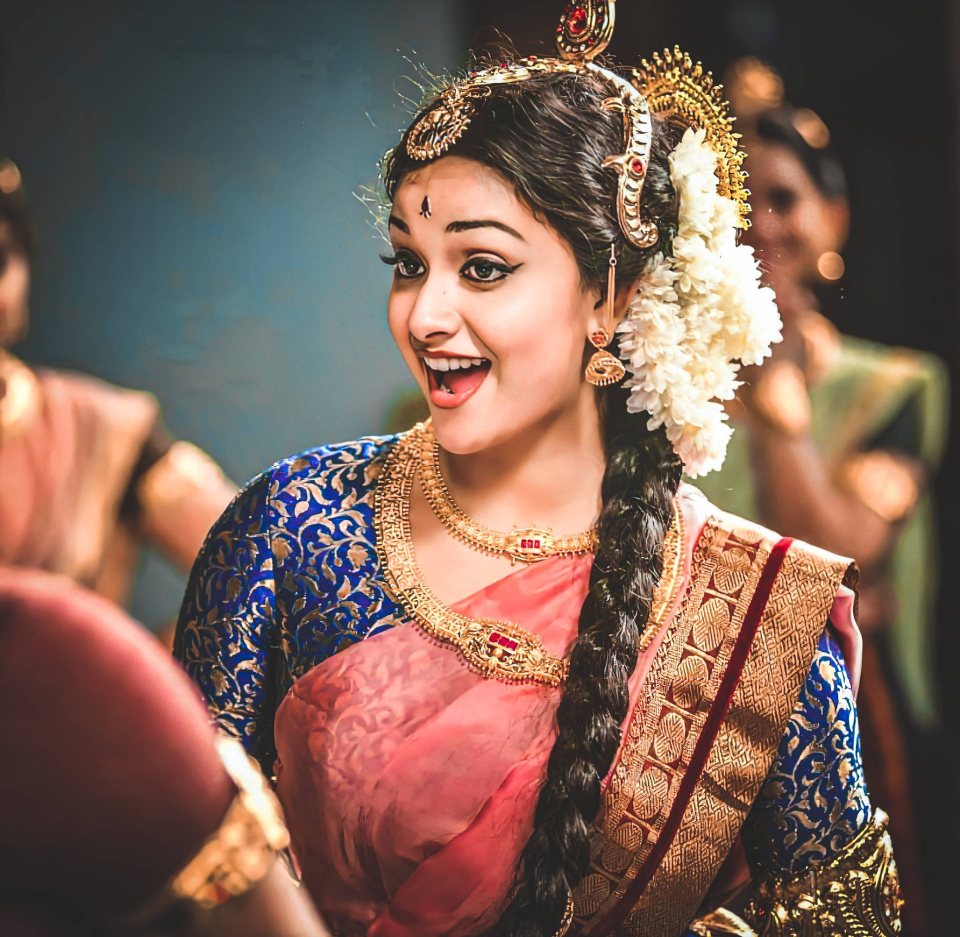
#> input picture keerthi-suresh.jpg, 1920 x 1874 px (shown at 1/2 size)
$ jupyter execute main.ipynb
#> lines starting #> are read from the running program, lines starting #| are printed output that depends on the picture
[cell 1]
import cv2
import matplotlib.pyplot as plt
import numpy as np
import random

[cell 2]
image=cv2.imread("keerthi-suresh.jpg")
#> image is the input picture: shape (1874, 1920, 3); mean B, G, R 86.7, 98.3, 125.7
image=cv2.cvtColor(image,cv2.COLOR_BGR2RGB)
plt.imshow(image)
plt.show()

[cell 3]
resized=cv2.resize(image,(256,256))
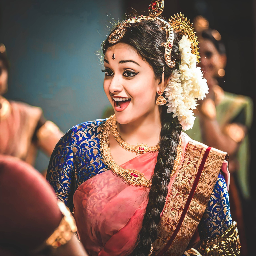
#> resized: shape (256, 256, 3); mean R, G, B 125.6, 98.3, 86.7
plt.imshow(resized)
plt.show()

[cell 4]
flip=cv2.flip(image,1)
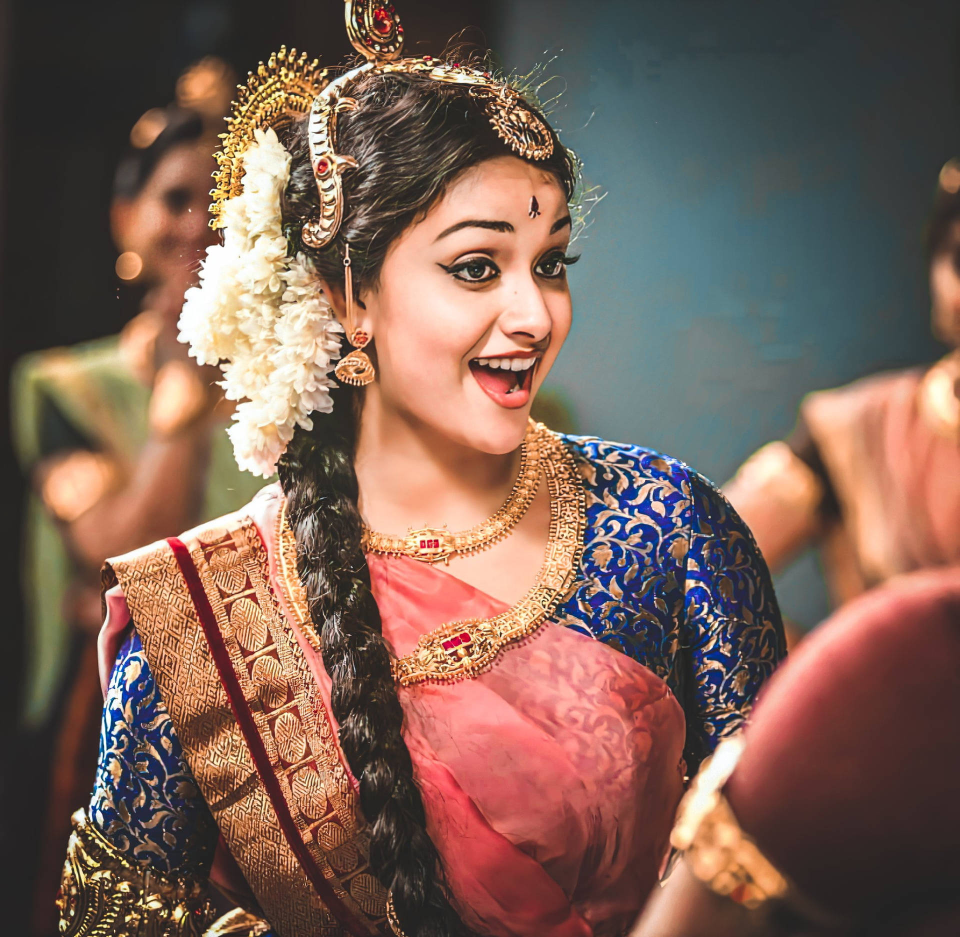
#> flip: shape (1874, 1920, 3) (shown at 1/2 size); mean R, G, B 125.7, 98.3, 86.7
plt.imshow(flip)
plt.show()

[cell 5]
blur=cv2.GaussianBlur(image,(55,55),0)
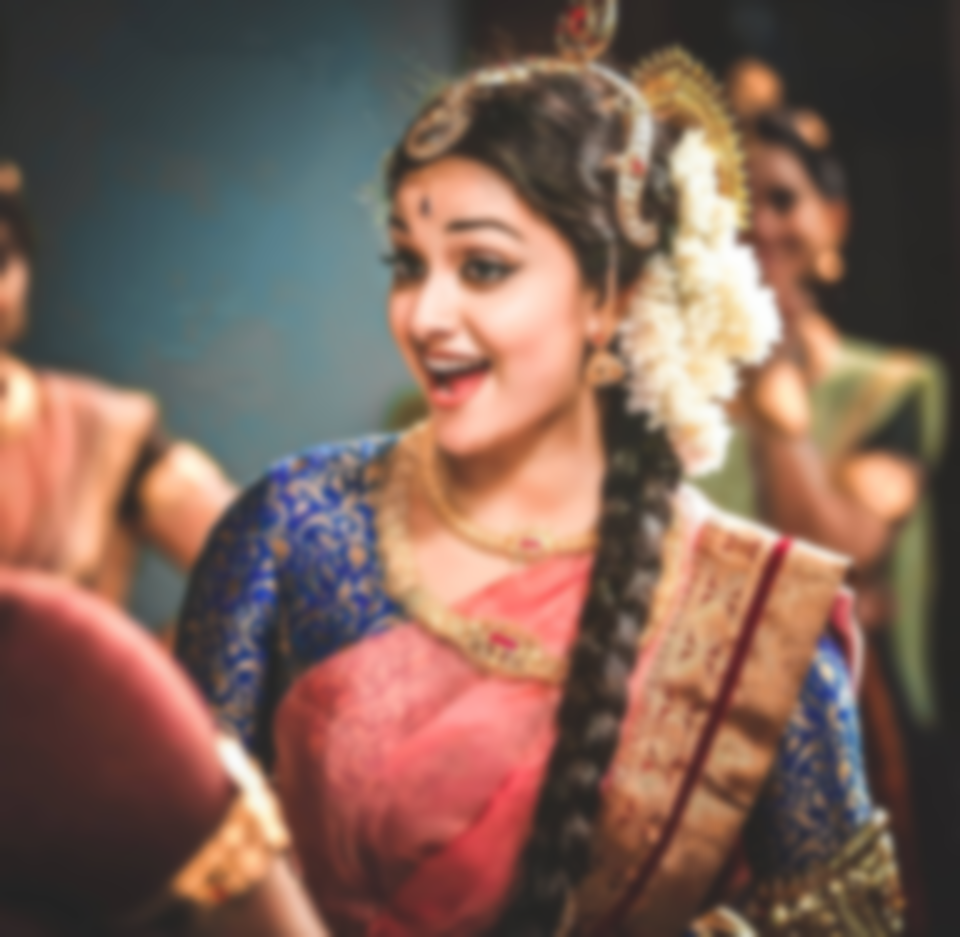
#> blur: shape (1874, 1920, 3) (shown at 1/2 size); mean R, G, B 125.7, 98.3, 86.7
plt.imshow(blur)
plt.show()

[cell 6]
gray=cv2.cvtColor(image,cv2.COLOR_RGB2GRAY)
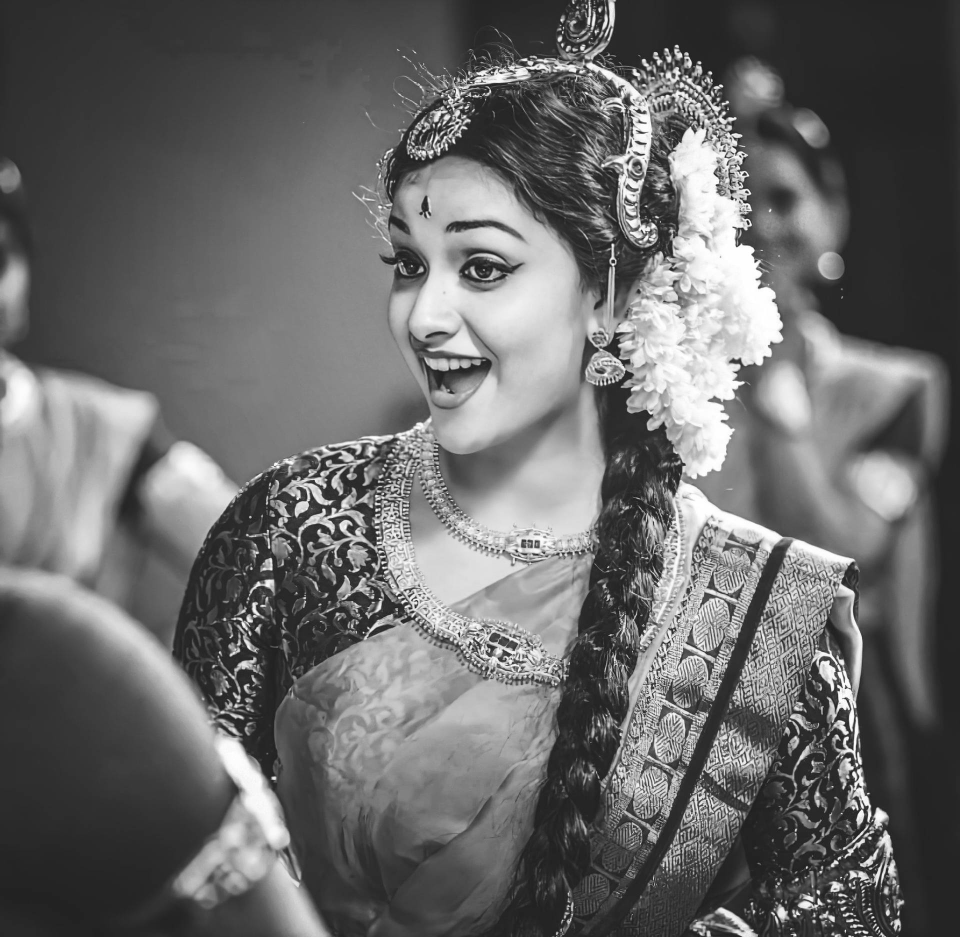
#> gray: shape (1874, 1920) (shown at 1/2 size); min 6, max 255, mean 105.2
edges=cv2.Canny(gray,threshold1=50,threshold2=100)
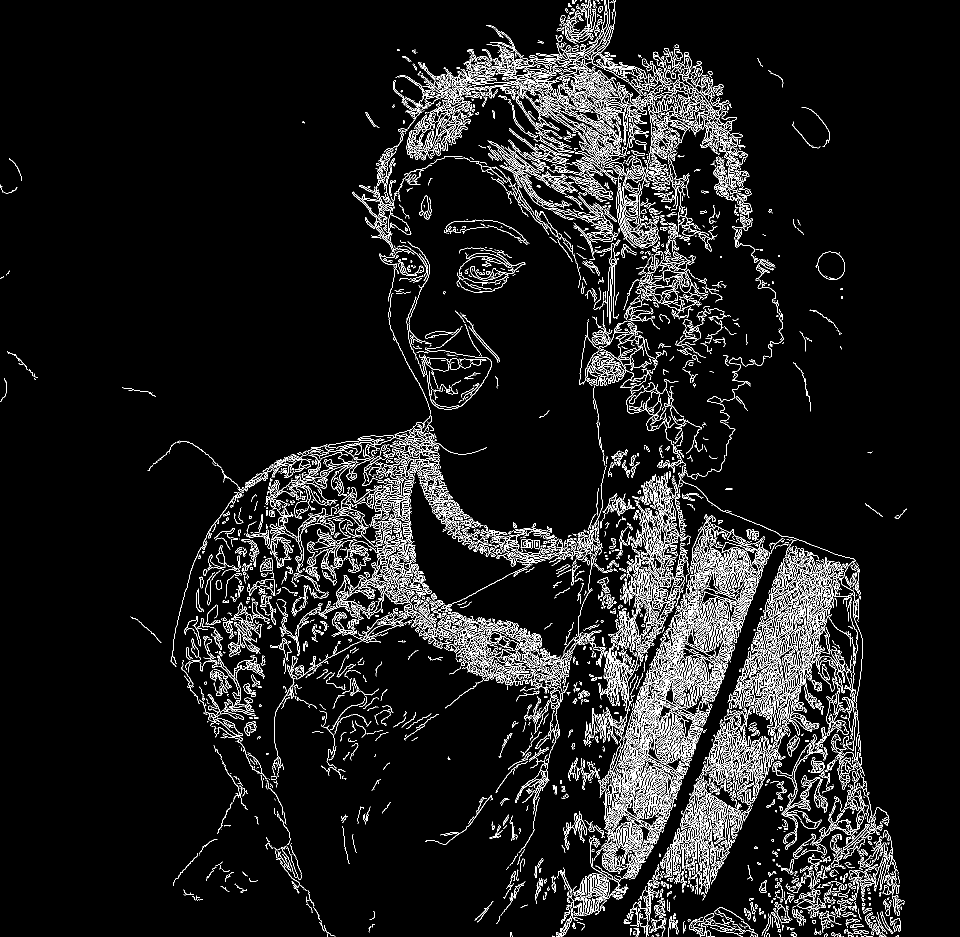
#> edges: shape (1874, 1920) (shown at 1/2 size); 7% white in thin lines or dots
plt.imshow(edges,cmap="gray")
plt.show()
